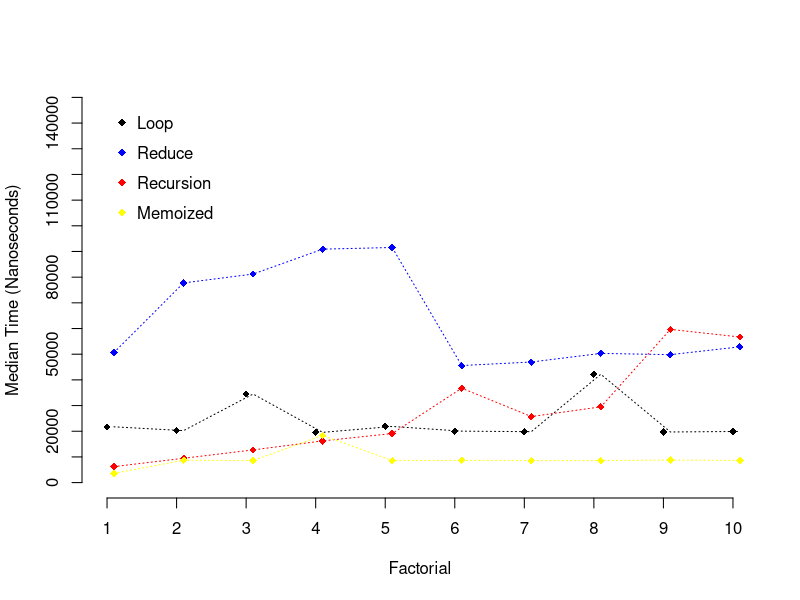

Here is the R script that generated this plot: (Note: this script raises an error after producing the figure.)
########
# Loop #
########

Factorial_loop <- function(x) {
  stopifnot(x >= 0)
  res <- 1
  if (x > 0) {
    for (fac in seq(1, x, by = 1)) {
      res <- res * fac
    }
  }
  res
}

##########
# Reduce #
##########

Factorial_reduce <- function(x) {
  stopifnot(x >= 0)
  if (x == 0) {
    1
  }
  else {
    reduce(seq(1, x, by = 1), function(x, y){
      x * y
    })
  }
}

#############
# Recursion #
#############

Factorial_func <- function(x) {
  stopifnot(x >= 0)
  if (x == 0) {
    1
  }
  else {
    x * Factorial_func(x - 1)
  }
}

################
# Memorization #
################

fac_tbl <- c(1, rep(NA, 10))
Factorial_mem <- function(x) {
  stopifnot(x >= 0)
  if (x == 0) {
    1
  }
  else {
    if(!is.na(fac_tbl[x])){
      fac_tbl[x]
    } else {
      fac_tbl[x - 1] <<- Factorial_mem(x - 1)
      fac_tbl[x - 1] * x
    }
  }
}

##########
# Helper #
##########

toPlot <- function(data) {
  names(data) <- paste0(letters[1:10], 1:10)
  data <- as.data.frame(data)
  
  data %<>%
    gather(num, time) %>%
    group_by(num) %>%
    summarise(med_time = median(time))
  
  data
}

########
# Plot #
########

library(purrr)
library(microbenchmark)
library(tidyr)
library(magrittr)
library(dplyr)

Factorial_loop_data <- map(1:10, function(x){
  microbenchmark(Factorial_loop(x), times = 100)$time
})
Factorial_loop_data <- toPlot(Factorial_loop_data)

Factorial_reduce_data <- map(1:10, function(x){
  microbenchmark(Factorial_reduce(x), times = 100)$time
})
Factorial_reduce_data <- toPlot(Factorial_reduce_data)

Factorial_func_data <- map(1:10, function(x){
  microbenchmark(Factorial_func(x), times = 100)$time
})
Factorial_func_data <- toPlot(Factorial_func_data)

Factorial_mem_data <- map(1:10, function(x){
  microbenchmark(Factorial_mem(x), times = 100)$time
})
Factorial_mem_data <- toPlot(Factorial_mem_data)

Factorial_loop_data
Factorial_reduce_data
Factorial_func_data
Factorial_mem_data

plot(1:10, Factorial_loop_data$med_time, xlab = "Factorial", ylab = "Median Time (Nanoseconds)",
     pch = 18, bty = "n", xaxt = "n", yaxt = "n", ylim=c(0,150000))
axis(1, at = 1:10)
axis(2, at = seq(0, 150000, by = 10000))
lines(1:10 + .1, Factorial_loop_data$med_time, col = "black", lty=3)
points(1:10 + .1, Factorial_reduce_data$med_time, col = "blue", pch = 18)
lines(1:10 + .1, Factorial_reduce_data$med_time, col = "blue", lty=3)
points(1:10 + .1, Factorial_func_data$med_time, col = "red", pch = 18)
lines(1:10 + .1, Factorial_func_data$med_time, col = "red", lty = 3)
points(1:10 + .1, Factorial_mem_data$med_time, col = "yellow", pch = 18)
lines(1:10 + .1, Factorial_mem_data$med_time, col = "yellow", lty = 3)
legend(1, 150000, c("Loop", "Reduce", "Recursion", "Memoized"), pch = 18, 
       col = c("black", "blue", "red", "yellow"), bty = "n", cex = 1, y.intersp = 1.5)

###############
# Performance #
###############

Comparision <- function(x) {
  microbenchmark(
    Factorial_loop(x), 
    Factorial_reduce(x), 
    Factorial_func(x), 
    Factorial_mem(x), 
    times = 100
  )
}

for (x in c(10,100,1000)) {
  print(Comparision(x))
}

